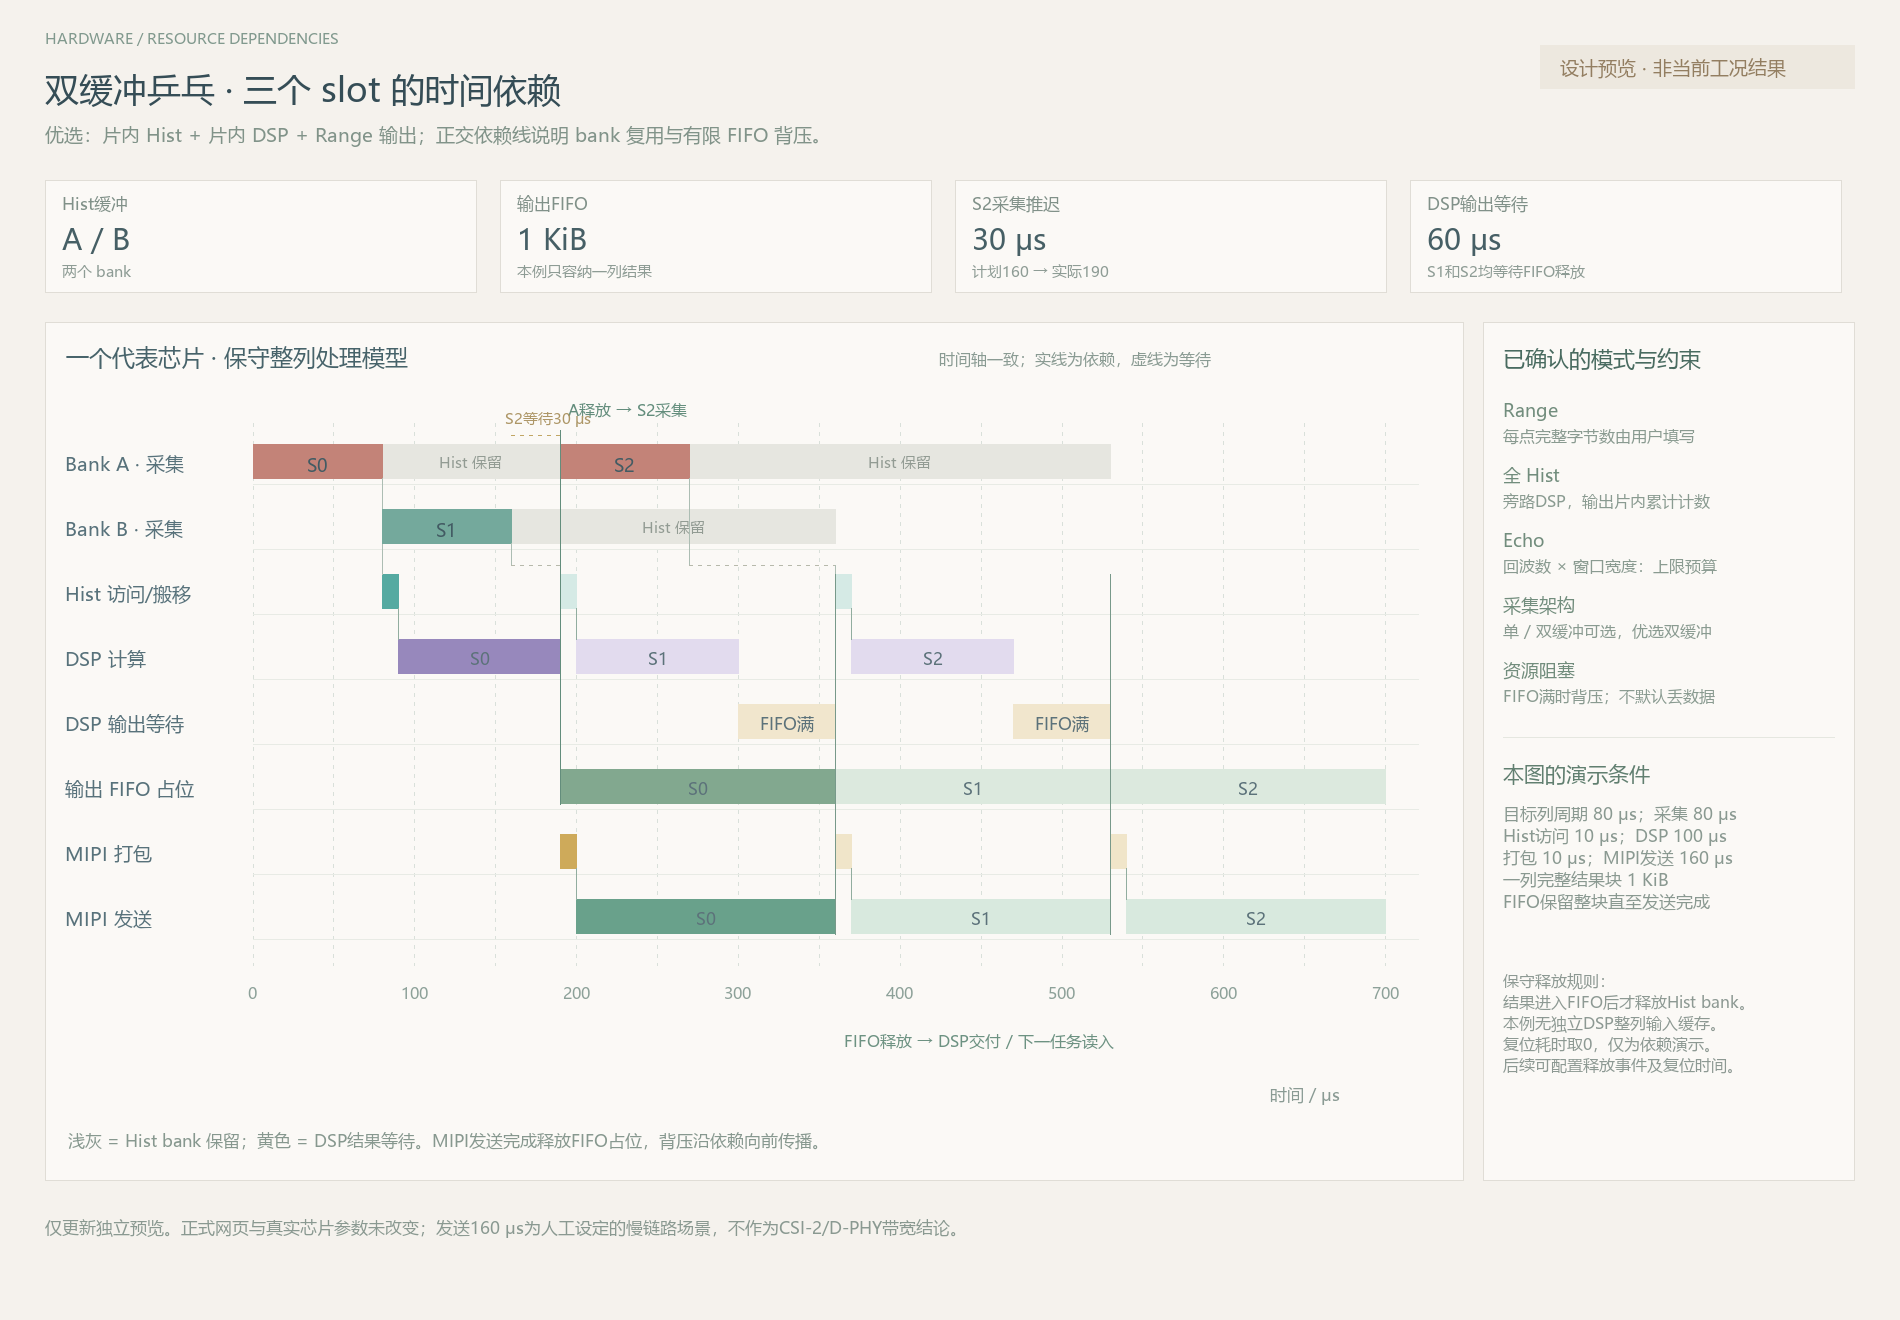

Generate this figure with Python:
"""Three-slot resource-dependency illustration; no production configuration changes."""
import json
from pathlib import Path
from PIL import Image,ImageDraw,ImageFont

root=Path(__file__).parent
# Deliberately stressful illustration values, not simulation defaults.
example=dict(source='illustration only',mode='Range',banks=2,fifo_blocks=1,output_block_bytes=1024,
             planned_slot_us=80,acquisition_us=80,hist_access_us=10,dsp_us=100,pack_us=10,wire_us=160,
             bank_release='DSP output committed to FIFO',fifo_release='whole block after TX completion')
bank_free=[0,0];capture_free=0;dsp_free=0;access_free=0;pack_free=0;wire_free=0;fifo_releases=[];rows=[]
for i in range(3):
    bank=i%2;planned=i*example['planned_slot_us']
    cap=max(planned,capture_free,bank_free[bank]);cap_end=cap+example['acquisition_us'];capture_free=cap_end
    # No extra complete-column DSP input bank: reading waits for this engine.
    access=max(cap_end,access_free,dsp_free);access_end=access+example['hist_access_us'];access_free=access_end
    compute=access_end;compute_end=compute+example['dsp_us']
    commit=compute_end
    while True:
        fifo_releases=[t for t in fifo_releases if t>commit]
        if len(fifo_releases)<example['fifo_blocks']:break
        commit=min(fifo_releases)
    pack=max(commit,pack_free);pack_end=pack+example['pack_us'];pack_free=pack_end
    tx=max(pack_end,wire_free);tx_end=tx+example['wire_us'];wire_free=tx_end
    fifo_releases.append(tx_end);bank_free[bank]=commit;dsp_free=commit
    rows.append(dict(slot=i,bank='AB'[bank],planned=planned,capture=[cap,cap_end],hist=[access,access_end],
        dsp=[compute,compute_end],output_wait=[compute_end,commit],fifo=[commit,tx_end],pack=[pack,pack_end],
        mipi=[tx,tx_end],bank_release=commit,start_delay=cap-planned))
assert rows[2]['capture'][0]==190 and rows[1]['output_wait']==[300,360] and rows[2]['output_wait']==[470,530]
assert rows[2]['mipi'][1]==700
for i,r in enumerate(rows):
    assert r['hist'][0]>=r['capture'][1] and r['dsp'][0]>=r['hist'][1]
    assert r['fifo'][0]>=r['dsp'][1] and r['mipi'][0]>=r['pack'][1]
    if i>=2:assert r['capture'][0]>=rows[i-2]['bank_release']
    if i:assert r['hist'][0]>=rows[i-1]['bank_release'] and r['mipi'][0]>=rows[i-1]['mipi'][1]
events=sorted([(r['fifo'][0],1) for r in rows]+[(r['fifo'][1],-1) for r in rows])
used=peak=0
for _,change in events:used+=change;peak=max(peak,used);assert 0<=used<=example['fifo_blocks']
root.joinpath('example.json').write_text(json.dumps({'example':example,'slots':rows,'fifo_peak_blocks':peak},ensure_ascii=False,indent=2),encoding='utf-8')

W,H=1900,1320;img=Image.new('RGB',(W,H),'#f5f2ed');draw=ImageDraw.Draw(img);svg=[]
def text(x,y,s,n=18,color='#697f85',anchor=None):
    draw.text((x,y),str(s),font=ImageFont.truetype('C:/Windows/Fonts/msyh.ttc',n),fill=color,anchor=anchor)
    alignment='middle' if anchor and anchor.startswith('m') else 'end' if anchor and anchor.startswith('r') else 'start'
    svg.append(f'<text x="{x}" y="{y+n}" fill="{color}" font-size="{n}" text-anchor="{alignment}">{str(s).replace("&","&amp;").replace("<","&lt;")}</text>')
def rect(x1,y1,x2,y2,fill,stroke=None):
    draw.rectangle((x1,y1,x2,y2),fill=fill,outline=stroke,width=1)
    svg.append(f'<rect x="{x1}" y="{y1}" width="{x2-x1}" height="{y2-y1}" fill="{fill}" stroke="{stroke or "none"}" stroke-width="0.7"/>')
def line(x1,y1,x2,y2,color='#d9e0da',dashed=False):
    if dashed:
        if x1==x2:
            for y in range(int(min(y1,y2)),int(max(y1,y2)),9):draw.line((x1,y,x2,min(y+3,max(y1,y2))),fill=color,width=1)
        else:
            for x in range(int(min(x1,x2)),int(max(x1,x2)),9):draw.line((x,y1,min(x+3,max(x1,x2)),y2),fill=color,width=1)
    else:draw.line((x1,y1,x2,y2),fill=color,width=1)
    svg.append(f'<line x1="{x1}" y1="{y1}" x2="{x2}" y2="{y2}" stroke="{color}" stroke-width="0.7"'+(' stroke-dasharray="3 6"' if dashed else '')+'/>')

text(45,28,'HARDWARE / RESOURCE DEPENDENCIES',15,'#81998e')
text(45,66,'双缓冲乒乓 · 三个 slot 的时间依赖',34,'#354d56')
text(45,121,'优选：片内 Hist + 片内 DSP + Range 输出；正交依赖线说明 bank 复用与有限 FIFO 背压。',19,'#819389')
rect(1540,45,1854,88,'#ede8df');text(1560,54,'设计预览 · 非当前工况结果',19,'#937e61')
stats=[('Hist缓冲','A / B','两个 bank'),('输出FIFO','1 KiB','本例只容纳一列结果'),('S2采集推迟','30 μs','计划160 → 实际190'),('DSP输出等待','60 μs','S1和S2均等待FIFO释放')]
for i,(k,v,note) in enumerate(stats):
    x=45+i*455;rect(x,180,x+431,292,'#fbf9f6','#e0ddd6');text(x+17,192,k,17,'#819189');text(x+17,219,v,29,'#465f65');text(x+17,261,note,15,'#8e9c95')
rect(45,322,1463,1180,'#fbf9f6','#e0ddd6');rect(1483,322,1854,1180,'#fbf9f6','#e0ddd6')
text(66,341,'一个代表芯片 · 保守整列处理模型',23,'#47636a')
text(939,348,'时间轴一致；实线为依赖，虚线为等待',16,'#8a9b93')
left,right=253,1418;X=lambda t:left+t/720*(right-left);Y=lambda lane:452+lane*65
names=['Bank A · 采集','Bank B · 采集','Hist 访问/搬移','DSP 计算','DSP 输出等待','输出 FIFO 占位','MIPI 打包','MIPI 发送']
for t in range(0,701,50):
    line(X(t),423,X(t),965,dashed=True)
    if t%100==0:text(X(t),982,t,16,'#8da199','ma')
for j,name in enumerate(names):text(65,Y(j)-2,name,19,'#58727b');line(left,Y(j)+32,right,Y(j)+32,'#e8ebe5')
colors=['#c38378','#74a99c','#55aaa1','#9788bc','#d1aa58','#82a88f','#ceaa5a','#69a18b']
for r in rows:
    i=r['slot'];bank_lane=0 if r['bank']=='A' else 1;cap=r['capture'];y=Y(bank_lane)
    rect(X(cap[1]),y-8,X(r['bank_release']),y+26,'#e6e6e0')
    if r['bank_release']-cap[1]>45:text((X(cap[1])+X(r['bank_release']))/2,y,'Hist 保留',15,'#929b93','ma')
    rect(X(cap[0]),y-8,X(cap[1]),y+26,colors[bank_lane]);text((X(cap[0])+X(cap[1]))/2,y,f'S{i}',18,'#425b63','ma')
    for lane,key in [(2,'hist'),(3,'dsp'),(4,'output_wait'),(5,'fifo'),(6,'pack'),(7,'mipi')]:
        a,b=r[key];y=Y(lane)
        if b==a:continue
        rect(X(a),y-8,X(b),y+26,colors[lane] if i==0 else ['#e6d5cf','#d8e8e1','#d5eae5','#e2dbee','#f1e6cd','#dce9de','#f0e5c9','#d8e9de'][lane])
        if b-a>24:text((X(a)+X(b))/2,y,('FIFO满' if key=='output_wait' else f'S{i}'),17,'#5c727a','ma')
    # Capture complete -> Hist data ready, then wait for the DSP input resource.
    ya=Y(bank_lane)+26;yh=Y(2)-8
    line(X(cap[1]),ya,X(cap[1]),yh-9,'#acbdb3')
    if r['hist'][0]>cap[1]:line(X(cap[1]),yh-9,X(r['hist'][0]),yh-9,'#b7b9ab',True)
    line(X(r['hist'][0]),yh-9,X(r['hist'][0]),yh,'#acbdb3')
    # Adjacent stages sharing a handoff timestamp get a vertical connector.
    for time,lane_a,lane_b in [(r['hist'][1],2,3),(r['fifo'][0],4,5),(r['pack'][1],6,7)]:
        line(X(time),Y(lane_a)+26,X(time),Y(lane_b)-8,'#91ad9f')

# Long-range resource-release dependencies. These are not decorative tick lines.
line(X(190),Y(0)-22,X(190),Y(5)+27,'#638d7c');text(X(190)+8,399,'A释放 → S2采集',16,'#638d7c')
for time in [360,530]:
    line(X(time),Y(2)-8,X(time),Y(7)+27,'#78998a')
text(X(360)+8,1030,'FIFO释放 → DSP交付 / 下一任务读入',16,'#6d9282')
line(X(160),Y(0)-17,X(190),Y(0)-17,'#c1a664',True)
text(X(160)-7,Y(0)-44,'S2等待30 μs',15,'#ad9666')
text(1270,1083,'时间 / μs',17,'#8a9b94')
text(68,1129,'浅灰 = Hist bank 保留；黄色 = DSP结果等待。MIPI发送完成释放FIFO占位，背压沿依赖向前传播。',17,'#87988f')

text(1503,343,'已确认的模式与约束',22,'#496b60')
side=[('Range','每点完整字节数由用户填写'),('全 Hist','旁路DSP，输出片内累计计数'),('Echo','回波数 × 窗口宽度：上限预算'),('采集架构','单 / 双缓冲可选，优选双缓冲'),('资源阻塞','FIFO满时背压；不默认丢数据')]
for j,(k,v) in enumerate(side):text(1503,397+j*65,k,18,'#728d7d');text(1503,425+j*65,v,16,'#8a9b91')
line(1503,737,1834,737,'#e5e7e0')
text(1503,759,'本图的演示条件',21,'#617f70')
text(1503,802,'目标列周期 80 μs；采集 80 μs\nHist访问 10 μs；DSP 100 μs\n打包 10 μs；MIPI发送 160 μs\n一列完整结果块 1 KiB\nFIFO保留整块直至发送完成',17,'#8a9991')
text(1503,970,'保守释放规则：\n结果进入FIFO后才释放Hist bank。\n本例无独立DSP整列输入缓存。\n复位耗时取0，仅为依赖演示。\n后续可配置释放事件及复位时间。',16,'#8d9993')
text(45,1216,'仅更新独立预览。正式网页与真实芯片参数未改变；发送160 μs为人工设定的慢链路场景，不作为CSI-2/D-PHY带宽结论。',17,'#8a9991')
img.save(root/'preview.png')
root.joinpath('preview.svg').write_text('<svg xmlns="http://www.w3.org/2000/svg" width="1900" height="1320" viewBox="0 0 1900 1320"><rect width="1900" height="1320" fill="#f5f2ed"/><g font-family="Microsoft YaHei,Segoe UI,sans-serif">'+''.join(svg)+'</g></svg>',encoding='utf-8')
print(json.dumps({'capture_starts':[r['capture'][0] for r in rows],'fifo_waits':[r['output_wait'][1]-r['output_wait'][0] for r in rows],'fifo_peak_blocks':peak,'last_tx_end_us':rows[-1]['mipi'][1]}))
